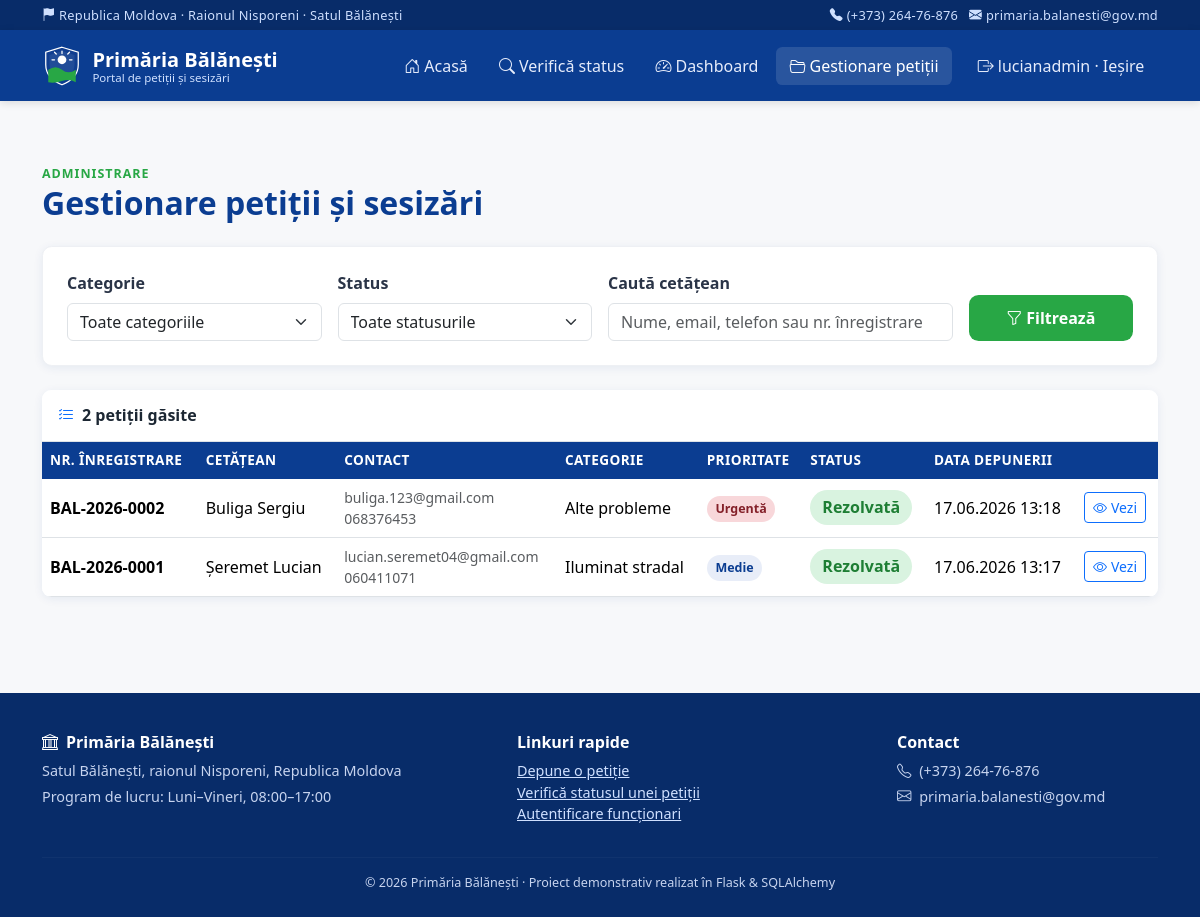
/admin/petitii (signed in), run on the app's committed database.
### models.py (models this page shows, shortened)
class Petition(db.Model):
    __tablename__ = "petitions"
    id = db.Column(db.Integer, primary_key=True)
    registration_number = db.Column(db.String(20), unique=True, nullable=False, index=True)
    nume = db.Column(db.String(150), nullable=False)
    email = db.Column(db.String(150), nullable=False)
    telefon = db.Column(db.String(30), nullable=False)
    adresa = db.Column(db.String(255), nullable=False)
    categorie = db.Column(db.String(50), nullable=False)
    prioritate = db.Column(db.String(20), nullable=False)
    descriere = db.Column(db.Text, nullable=False)
    fotografie = db.Column(db.String(255), nullable=True)  # numele fișierului încărcat
    status = db.Column(db.String(30), nullable=False, default="Înregistrată")
    raspuns = db.Column(db.Text, nullable=True)
    data_raspuns = db.Column(db.DateTime, nullable=True)
    created_at = db.Column(db.DateTime, nullable=False, default=datetime.utcnow)
    updated_at = db.Column(
        db.DateTime, nullable=False, default=datetime.utcnow, onupdate=datetime.utcnow
    )

### app.py (the view, shortened to what this page needs)
@app.route("/admin/petitii")
@login_required
def manage_petitions():
    query = Petition.query
    categorie = request.args.get("categorie", "")
    status = request.args.get("status", "")
    cetatean = request.args.get("cetatean", "").strip()
    if categorie:
        query = query.filter_by(categorie=categorie)
    if status:
        query = query.filter_by(status=status)
    petitii = query.order_by(Petition.created_at.desc()).all()
    return render_template(
        "manage_petitions.html",
        petitii=petitii, categorii=CATEGORII, statusuri=STATUSURI,
        filtre={"categorie": categorie, "status": status, "cetatean": cetatean},
    )

### app.py (called while the page is built)
def login_required(view):
    @wraps(view)
    def wrapped_view(*args, **kwargs):
        if not session.get("user_id"):
            flash("Trebuie să vă autentificați pentru a accesa această pagină.", "warning")
            return redirect(url_for("login", next=request.path))
        return view(*args, **kwargs)
    return wrapped_view

@app.context_processor
def inject_globals():
    return dict(
        current_year=datetime.now().year,
        logged_in_user=session.get("username"),
    )

### templates/manage_petitions.html (shortened to what this page needs)
{% extends "layouts/base.html" %}
{% block content %}
<section class="container py-5">
  <div class="mb-4">
    <div class="pb-section-eyebrow">Administrare</div>
    <h2 class="pb-section-title mb-0">Gestionare petiții și sesizări</h2>
  </div>
  <div class="pb-card p-4 mb-4">
    <form method="GET" action="{{ url_for('manage_petitions') }}" class="row g-3 align-items-end">
      <div class="col-md-3">
        <label class="form-label">Categorie</label>
        <select class="form-select" name="categorie">
          <option value="">Toate categoriile</option>
        </select>
      </div>
      <div class="col-md-3">
        <label class="form-label">Status</label>
        <select class="form-select" name="status">
          <option value="">Toate statusurile</option>
        </select>
      </div>
      <div class="col-md-4">
        <label class="form-label">Caută cetățean</label>
        <input type="text" class="form-control" name="cetatean" placeholder="Nume, email, telefon sau nr. înregistrare"
               value="{{ filtre.cetatean }}">
      </div>
      <div class="col-md-2 d-flex gap-2">
        <button type="submit" class="btn btn-pb-primary w-100"><i class="bi bi-funnel me-1"></i>Filtrează</button>
      </div>
    </form>
  </div>
  <div class="pb-table-wrapper">
    <div class="p-3 border-bottom bg-white d-flex justify-content-between align-items-center">
      <h6 class="fw-bold mb-0"><i class="bi bi-list-check me-2 text-primary"></i>{{ petitii | length }} petiții găsite</h6>
    </div>
    <div class="table-responsive">
      <table class="table pb-table mb-0">
        <thead>
          <tr>
            <th>Nr. înregistrare</th>
            <th>Cetățean</th>
            <th>Contact</th>
            <th>Categorie</th>
            <th>Prioritate</th>
            <th>Status</th>
            <th>Data depunerii</th>
            <th></th>
          </tr>
        </thead>
        <tbody>
          {% for p in petitii %}
          <tr>
            <td class="fw-semibold">{{ p.registration_number }}</td>
            <td>{{ p.nume }}</td>
            <td class="small text-muted">{{ p.email }}<br>{{ p.telefon }}</td>
            <td>{{ p.categorie }}</td>
            <td>
              {% set pr = p.prioritate %}
              <span class="badge-prioritate
                {% if pr == 'Scăzută' %}prio-scazuta
                {% elif pr == 'Medie' %}prio-medie
                {% elif pr == 'Ridicată' %}prio-ridicata
                {% elif pr == 'Urgentă' %}prio-urgenta{% endif %}">{{ pr }}</span>
            </td>
            <td>
              {% set s = p.status %}
              <span class="badge-status
                {% if s == 'Înregistrată' %}status-inregistrata
                {% elif s == 'În analiză' %}status-analiza
                {% elif s == 'În lucru' %}status-lucru
                {% elif s == 'Rezolvată' %}status-rezolvata
                {% elif s == 'Respinsă' %}status-respinsa{% endif %}">{{ s }}</span>
            </td>
            <td>{{ p.created_at.strftime('%d.%m.%Y %H:%M') }}</td>
            <td>
              <a href="{{ url_for('petition_details', petition_id=p.id) }}" class="btn btn-sm btn-outline-primary">
                <i class="bi bi-eye me-1"></i>Vezi
              </a>
            </td>
          </tr>
          {% else %}
          <tr><td colspan="8" class="text-center text-muted py-5">Nu există petiții care să corespundă filtrelor selectate.</td></tr>
          {% endfor %}
        </tbody>
      </table>
    </div>
  </div>
</section>
{% endblock %}

### static/css/style.css (style rules this page uses)
:root { --pb-blue: #0B3D91; --pb-blue-dark: #082c69; --pb-blue-light: #e8edf8; --pb-green: #28A745; --pb-green-dark: #1e7e34; --pb-white: #ffffff; --pb-gray-50: #f7f8fa; --pb-gray-100: #eef0f4; --pb-gray-600: #5a6472; --pb-radius: 0.6rem; --pb-shadow: 0 2px 10px rgba(11, 61, 145, 0.08); --pb-shadow-hover: 0 10px 24px rgba(11, 61, 145, 0.14); }
* { box-sizing: border-box; }
body { font-family: "Segoe UI", "Inter", system-ui, -apple-system, Roboto, Arial, sans-serif; background-color: var(--pb-gray-50); color: #1c2733; min-height: 100vh; display: flex; flex-direction: column; }
a { color: var(--pb-blue); }
.btn-pb-primary { background: var(--pb-green); border: none; color: var(--pb-white); font-weight: 600; padding: 0.7rem 1.6rem; border-radius: var(--pb-radius); transition: transform 0.15s ease, background-color 0.15s ease, box-shadow 0.15s ease; }
.pb-card { background: var(--pb-white); border: 1px solid var(--pb-gray-100); border-radius: var(--pb-radius); box-shadow: var(--pb-shadow); transition: transform 0.18s ease, box-shadow 0.18s ease; }
.pb-section-eyebrow { text-transform: uppercase; letter-spacing: 0.08em; font-size: 0.78rem; font-weight: 700; color: var(--pb-green); }
.pb-section-title { font-weight: 800; color: var(--pb-blue); }
.form-label { font-weight: 600; color: #2a3447; }
.pb-table-wrapper { background: var(--pb-white); border-radius: var(--pb-radius); box-shadow: var(--pb-shadow); overflow: hidden; }
table.pb-table thead th { background: var(--pb-blue); color: var(--pb-white); font-weight: 600; font-size: 0.85rem; text-transform: uppercase; letter-spacing: 0.03em; border: none; white-space: nowrap; }
table.pb-table tbody tr { transition: background-color 0.12s ease; }
table.pb-table td { vertical-align: middle; }
.badge-status { font-weight: 600; padding: 0.4em 0.75em; border-radius: 50px; }
.status-rezolvata { background: #d9f3e0; color: var(--pb-green-dark); }
.badge-prioritate { font-weight: 600; padding: 0.35em 0.7em; border-radius: 50px; font-size: 0.78rem; }
.prio-medie { background: #e8edf8; color: #0B3D91; }
.prio-urgenta { background: #f8d7da; color: #842029; }

### data on the page
Petition: registration_number "BAL-2026-0002", nume "Buliga Sergiu", email "buliga.123@gmail.com", telefon "068376453", categorie "Alte probleme", prioritate "Urgentă", status "Rezolvată", created_at "17.06.2026 13:18"
Petition: registration_number "BAL-2026-0001", nume "Șeremet Lucian", email "lucian.seremet04@gmail.com", telefon "060411071", categorie "Iluminat stradal", prioritate "Medie", status "Rezolvată", created_at "17.06.2026 13:17"

### other printed values
{{ session.get('username') }} "lucianadmin"
{{ petitii | length }} "2"
